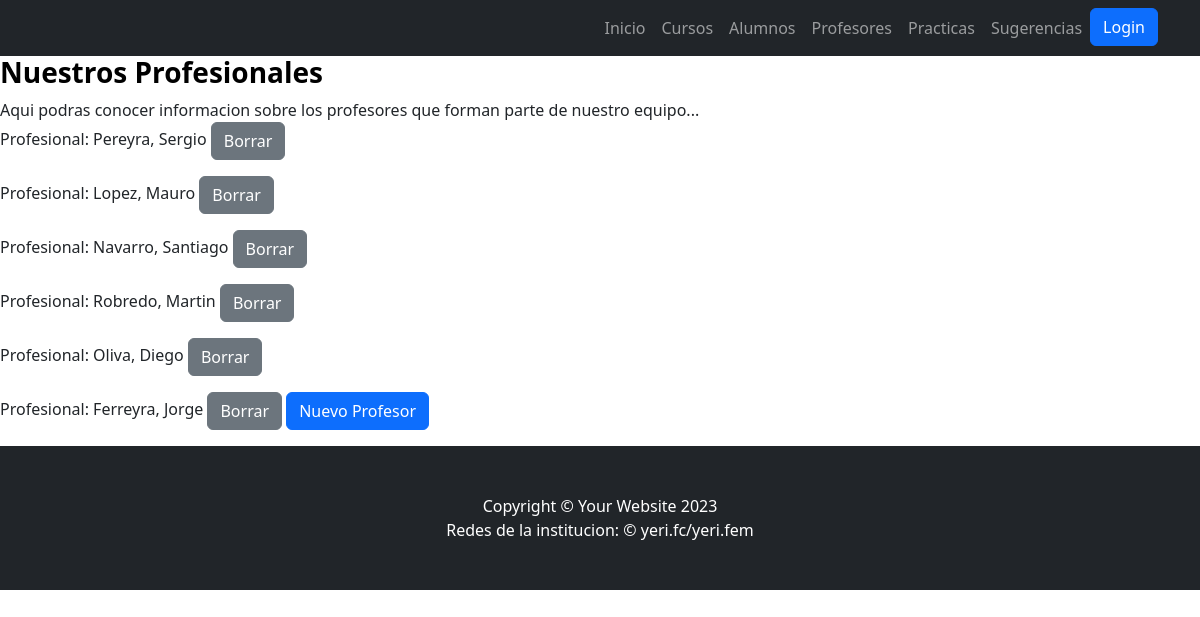
Page /profesor/listar on the earlier database version.
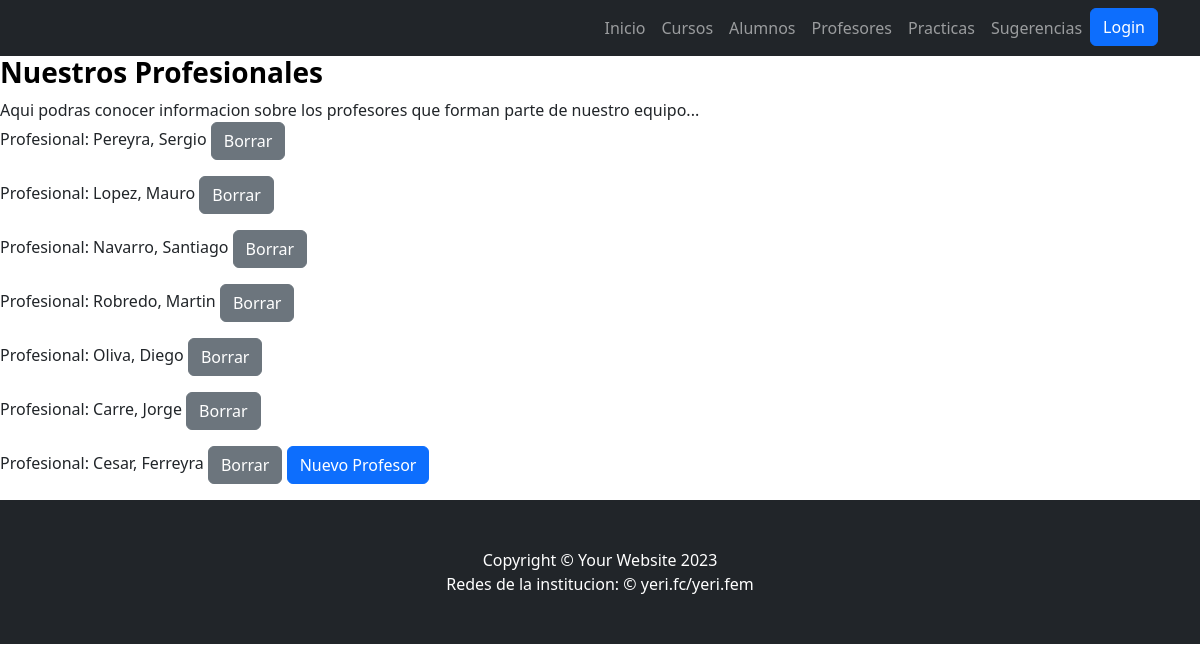
Same page on the later database version.
### Appyeri/models.py (models this page shows)
class Profesor(models.Model):
    nombre = models.CharField(max_length=40)
    apellido = models.CharField(max_length=20)
    email = models.EmailField(max_length=40)

### Appyeri/views.py (the view)
# urls.py: path('profesor/listar', views.ProfesorListView.as_view(), name='ListarProfesores'),
class ProfesorListView(ListView):
    model = Profesor
    context_object_name= "Profesores"
    template_name= "Appyeri/lista_profesores.html"

### Appyeri/templates/appyeri/lista_profesores.html
{% extends 'Appyeri/base.html' %}
{% load static %}
{% block lista_profesores %}
    <h1 class="text-black fs-3 fw-bolder">Nuestros Profesionales</h1>
    <p class="mb-0">Aqui podras conocer informacion sobre los profesores que forman parte de nuestro equipo...</p>
    {% for profesor in Profesores %}
    <p>Profesional: {{profesor.apellido}}, {{profesor.nombre}}
    <a class="btn btn-secondary" href="{% url 'BorrarProfesor' profesor.pk %}">Borrar</a>
    {% endfor %}
    <a class="btn btn-primary" href="{% url 'AgregarProfesor'%}">Nuevo Profesor</a>
{% endblock lista_profesores %}

### Appyeri/templates/appyeri/base.html (shortened to what this page needs)
<!DOCTYPE html>
{% load static %}
<html lang="en">
    <head>
        <link href="{% static 'appyeri/css/styles.css' %}" rel="stylesheet" />
    </head>
    <body>
        <nav class="navbar navbar-expand-lg navbar-dark bg-dark">
            <div class="container">
                <div class="collapse navbar-collapse" id="navbarSupportedContent">
                    <ul class="navbar-nav ms-auto mb-2 mb-lg-0">
                        <li class="nav-item"><a class="nav-link" href="{% url 'Inicio'%}">Inicio</a></li>
                        <li class="nav-item"><a class="nav-link" href="{% url 'ListarCursos'%}">Cursos</a></li>
                        <li class="nav-item"><a class="nav-link" href="{% url 'ListarAlumnos'%}">Alumnos</a></li>
                        <li class="nav-item"><a class="nav-link" href="{% url 'ListarProfesores'%}">Profesores</a></li>
                        <li class="nav-item"><a class="nav-link" href="{% url 'Practicas'%}">Practicas</a></li>
                        <li class="nav-item"><a class="nav-link" href="{% url 'Sugerencias' %}">Sugerencias</a></li>
                        <li class="nav-item"><a class="btn btn-primary" href="{% url 'BuscarCursos' %}">Login</a></li>
                    </ul>
                </div>
            </div>
        </nav>
        {% block lista_profesores %}
        {% endblock lista_profesores %}
        <footer class="py-5 bg-dark">
            <div class="container"><p class="m-0 text-center text-white">Copyright &copy; Your Website 2023</p></div>
            <div class="container"><p class="m-0 text-center text-white">Redes de la institucion: &copy; yeri.fc/yeri.fem</p></div>
        </footer>
    </body>
</html>

Differences in the rows shown:
removed Profesor: apellido "Ferreyra", nombre "Jorge"
added Profesor: apellido "Carre", nombre "Jorge"
added Profesor: apellido "Cesar", nombre "Ferreyra"
